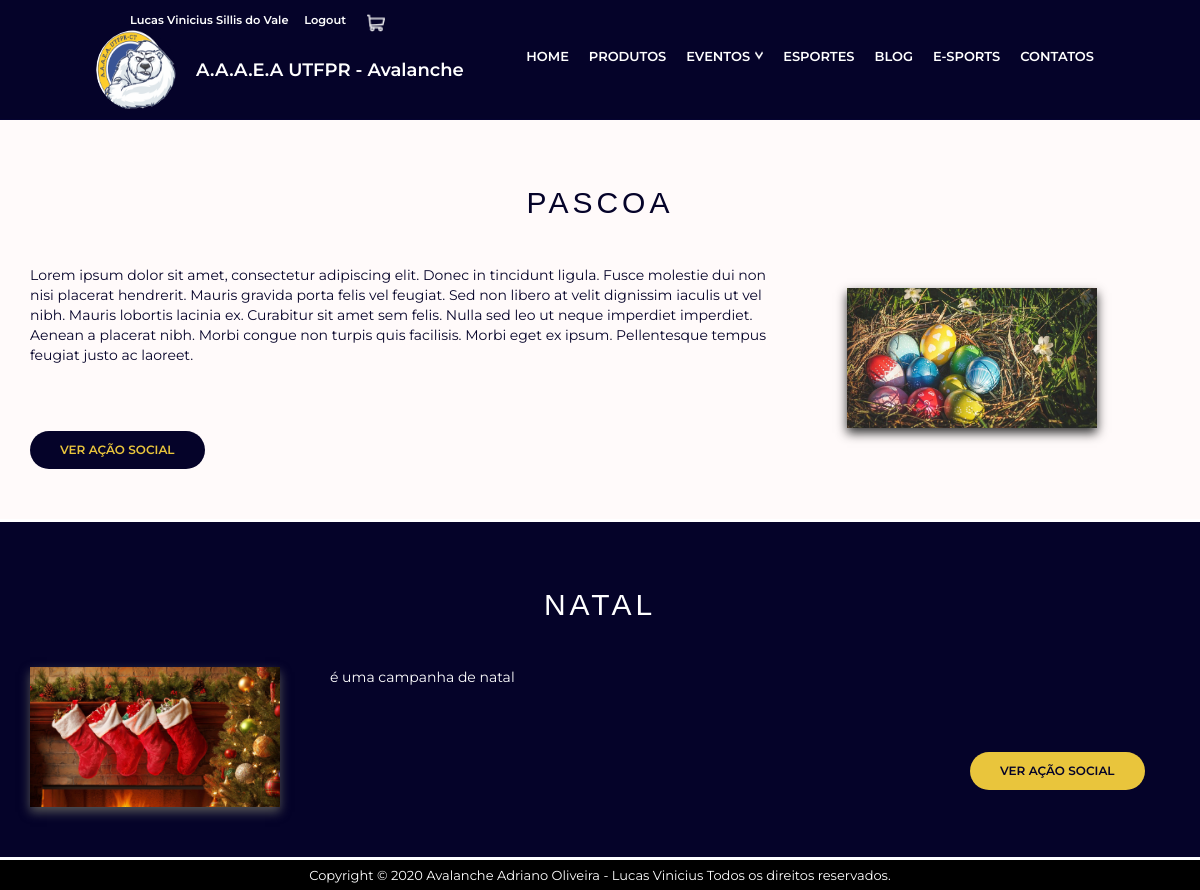
Screenshot of /Social/ (signed in) with the database file from the repository.
### Contas/models.py (models this page shows, shortened)
class user(AbstractBaseUser, PermissionsMixin):
    Cursos = (
    ('Nenhum', 'Nenhum'), ('Administração', 'Administração'), ('Arquitetura e Urbanismo', 'Arquitetura e Urbanismo'),
    ('Bacharelado em Química', 'Bacharelado em Química'),
    ('Comunicação Organizacional', 'Comunicação Organizacional'),
    ('Design', 'Design'),
    ('Educação Física', 'Educação Física'),
    ('Engenharia Ambiental e Sanitária', 'Engenharia Ambiental e Sanitária'),
    ('Engenharia Civil', 'Engenharia Civil'),
    ('Engenharia de Computação', 'Engenharia de Computação'),
    ('Engenharia de Controle e Automação', 'Engenharia de Controle e Automação'),
    ('Engenharia Elétrica', 'Engenharia Elétrica'),
    ('Engenharia Eletrônica', 'Engenharia Eletrônica'),
    ('Engenharia Mecânica', 'Engenharia Mecânica'),
    ('Engenharia Mecatrônica', 'Engenharia Mecatrônica'),
    ('Licenciatura em Física', 'Licenciatura em Física'),
    ('Licenciatura em Letras Inglês', 'Licenciatura em Letras Inglês'),
    ('Licenciatura em Letras Português', 'Licenciatura em Letras Português'),
    ('Licenciatura em Matemática', 'Licenciatura em Matemática'),
    ('Licenciatura em Química', 'Licenciatura em Química'),
    ('Sistemas da Informação', 'Sistemas da Informação'),
    ('Tecnologia em Controle e Automação', 'Tecnologia em Controle e Automação'),
    ('Tecnologia em Design Gráfico', 'Tecnologia em Design Gráfico'),
    ('Tecnologia em Radiologia', 'Tecnologia em Radiologia'),
    ('Tecnologia em Sistemas de Telecomunicação', 'Tecnologia em sistemas de Telecomunicação')
    )
    Nome_completo = models.CharField(max_length=255, null=True,unique=True,help_text="Digite o seu nome COMPLETO")
    email = models.EmailField(max_length=255, unique=True, null=True)
    is_active = models.BooleanField(default=True, null=True)
    is_staff = models.BooleanField(default=False, null=True,verbose_name='Diretor')
    Socio = models.BooleanField(default=False, null=True)
    CPF = BRCPFField(max_length=14,unique=True,blank=False,null=False)
    Curso = models.CharField(max_length=255, choices=Cursos, null=True)
    Registro_Academico = models.IntegerField(blank=True,unique=True,null=True,help_text="Caso não é aluno da utfpr,deixar em Branco")
    Telefone = PhoneNumberField(null=False,blank=False,region='BR')
    termos = models.BooleanField(default=True, null=False,verbose_name="Termo de Aceite")
    timestamp = models.DateTimeField(auto_now_add=True, null=True)
    objects = UserManager()
    USERNAME_FIELD = 'email'
    REQUIRED_FIELDS = ['Nome_completo', 'CPF', 'Curso','Telefone']
    @property
    def get_socio(self):
        if self.Socio:
            socio = "Sim"
        else:
            socio="Não"
        return socio
    class Meta:
        verbose_name = 'Usuário'
        verbose_name_plural = 'Usuários'
        ordering = ['Nome_completo']

### Avalancheutfpr/models.py (models this page shows, shortened)
class campanhas(models.Model):
    status = (('Ativo', 'Ativo'), ('Encerrado', 'Encerrado'),)
    name = models.CharField(max_length=30,null=False,blank=False,verbose_name='Nome')
    previa = models.TextField(null=False, blank=False, verbose_name='Prévia')
    descricao = models.TextField(null=False,blank=False,verbose_name='Descrição')
    local = models.CharField(max_length=255)
    image = StdImageField(upload_to=get_file_path, null=False, blank=False)
    QRcode = StdImageField(upload_to=get_file_path, null=True, blank=True)
    slug = AutoSlugField(populate_from='name')
    data = models.DateField(auto_now_add=False, blank=True, null=True,verbose_name='Data de Realização')
    pub_date = models.DateField(auto_now_add=True,verbose_name='Data de publicação')
    Status = models.CharField(max_length=30, null=True, blank=True, choices=status, default='Ativo')
    class Meta:
        verbose_name= 'Ação Social'
        verbose_name_plural = 'Ações Sociais'
        ordering = ['-pub_date']

### Avalancheutfpr/views.py (the view)
# urls.py: path('Social/', Social.as_view(), name='Social'),
class Social(ListView):
    template_name = 'Social.html'
    context_object_name = 'campanhas'
    paginate_by = 5
    ordering = '-pub_date'
    def get_queryset(self):
        queryset = campanhas.objects.all()
        q = self.request.GET.get('q', '')
        if q:
            queryset = queryset.filter(
                models.Q(name__icontains=q) | models.Q(descricao__icontains=q) | models.Q(local__icontains=q)
            )
        return queryset

### Avalancheutfpr/templates/Social.html (shortened to what this page needs)
<!DOCTYPE html>
{% extends 'Base.html' %}
{%load static%}
{%load bootstrap4 %}
{%block body%}
<main class="social-area">
    {%for campanhas in page_obj %}
    {%if forloop.counter|divisibleby:"2" %}
	<section class="default-eventos dark-eventos">
		<div class="section-title-eventos">{{campanhas.name}}</div>
		<div class="section-body-eventos">
	    	<div class="section-eventos-sociais">
	    		<div class="section-eventos-sociais--right---esquerda">
	            	<img src="{{campanhas.image.url}}" />
	        	</div>
	    		<div class="section-eventos-sociais--left---esquerda">
	                <p>{{campanhas.previa}}</p>
	                <br/>
	                <a href="{%url 'Campanhas_View' campanhas.slug%}" class="section-button-dark">Ver Ação Social</a>
	            </div>
	        </div>
	   	</div>
	</section>
    {%else%}
	<section class="default-eventos light-eventos">
		<div class="section-title-eventos">{{campanhas.name}}</div>
		<div class="section-body-eventos">
	    	<div class="section-eventos-sociais">
	    		<div class="section-eventos-sociais--left">
	                <p>{{campanhas.previa}}</p>
	                <br/>
	                <a href="{%url 'Campanhas_View' campanhas.slug%}" class="section-button-light">Ver Ação Social</a>
	            </div>
	        	<div class="section-eventos-sociais--right">
	            	<img src="{{campanhas.image.url}}" />
	        	</div>
	        </div>
	   	</div>
	</section>
    {%endif%}
    {%endfor%}
</main>
{%endblock%}

### Avalancheutfpr/templates/Base.html (shortened to what this page needs)
{% load static %}
{%load bootstrap4 %}
<html>
	<head>
        {% bootstrap_css %}
		<link href="{% static 'css/style.css' %}" rel="stylesheet"/>
	</head>
	<body>
		<header>
            {%if user.is_authenticated%}
            <div class="adicional">
            <div class="usuario"><pre><a href="{%url 'Minha_Conta'%}">{{user.Nome_completo}}</a>     <a href="{%url 'Logout'%}">Logout</a> </pre></div>
            <a href="{% url 'Carrinho'%}"><div class="cart-icon"><img src="{% static 'assets/Cart.png' %}"></div></a>
            </div>
            {%else%}
    <div class="adicional">
        <div class="usuario"><pre><a href="{%url 'Login'%}">Login</a>     <a href="{%url 'Cadastro'%}">Cadastre-se</a></pre></div>
        <a href="{% url 'Carrinho'%}"><div class="cart-icon"><img src="{% static 'assets/Cart.png' %}"></div></a>
    </div>
            {%endif%}
    <div class="header">
        <div class="logo">
            <div class="logoimg"><a href="{% url 'Home'%}"><img src="{%static 'assets/logo.png'%}"></a></div>
        </div>
        <div class="logo-texto"><a href="{% url 'Home'%}">A.A.A.E.A UTFPR - Avalanche</a></div>
        <div class="menu">
             <nav class="menu_nav">
                <ul>
                    <li ><a href="{% url 'Home' %}">Home</a></li>
                    <li><a href="{% url 'Produtos'%}">Produtos</a></li>
                    <li><a class="submenu_active">Eventos<img src="{% static 'assets/seta-baixo.png'%}"></a>
                    </li>
                    <li><a href="{% url 'Esportes'%}">Esportes</a></li>
                    <li><a href="{% url 'Blog'%}">Blog</a></li>
                    <li><a href="{% url 'E-sports'%}">E-Sports</a></li>
                    <li><a href="{% url 'Contatos'%}">Contatos</a></li>
                </ul>
            </nav>
        </div>
    </div>
    </header>
		{%block body%}
		{%endblock%}
		<footer>
    <div class="footer--area">
        <div class="footer--item">
                Copyright © 2020  Avalanche Adriano Oliveira - Lucas Vinicius Todos os direitos reservados.
        </div>
    </div>
</footer>
	</body>
</html>

### Avalancheutfpr/static/css/style.css (style rules this page uses)
* { margin:0; padding:0; box-sizing:border-box; }
body { font-family:'Montserrat', Arial, Helvetica, sans-serif; font-size:13px; overflow-x:hidden; }
header { height:120px; background-color:#050329 ; color:#FFF; position: sticky; top: 0; border-bottom:1px solid #050331; }
.adicional { max-width:1140px; height:20px; margin:auto; padding-top: 12px; display:flex; }
.adicional .usuario a, .adicional .usuario pre { text-decoration: none; font-weight: 600; font-family:'Montserrat', Arial, Helvetica, sans-serif; color: #FFF; }
.adicional .usuario { margin-left: 100px; }
.adicional img { width: 18px; height: 18px; margin-left: 100%; }
.header { width:100%; height:100px; padding: 0 8%; 0 8%; display:flex; align-items:center; }
.logo { width:100px; }
.logoimg img { width:80px; height:80px; background-color:#050329; border-radius:40px; }
.logo-texto { font-size: 18px; font-weight: 600; }
.logo-texto a { text-decoration:None; color:white; }
.menu { flex:1; display:flex; justify-content: flex-end; }
.menu li { list-style:none; }
.menu ul { display:flex; position:relative; }
.menu li a { display:flex; color:#FFF; text-transform: uppercase; font-weight: 600; text-decoration: none; width:auto; padding-left:10px; padding-right:10px; height:30px; border-bottom:5px solid #050329; }
.submenu_active img { margin-top:2.5%; }
nav img { width: 13px; height: 13px; padding-left: 5px; }
footer { background-color:#000; }
.footer--item { display: flex; justify-content: center; max-width:1140px; height: 30px; line-height: 30px; margin:auto; color:#FFF; font-size:13px; padding:0 10px 10px 10px; }
.default-eventos { padding-top:50px; padding-bottom:50px; border-bottom: 3px solid #fff; }
.default-eventos .section-title-eventos { text-align:center;; text-transform: uppercase; font-family:'Road_Rage', Arial, Helvetica, sans-serif; letter-spacing:4px; }
.default-eventos .section-title-eventos { font-size:30px; margin-top:10px; margin-bottom:40px; }
.default-eventos .section-body-eventos { max-width:1140px; margin:auto; }
.default-eventos.light-eventos { Background-color:#FFFAFA; }
.default-eventos.light-eventos .section-title-eventos, .default-eventos.light-eventos .section-body-eventos { color:#050329; }
.default-eventos.dark-eventos { background-color:#050329; }
.default-eventos.dark-eventos .section-title-eventos, .default-eventos.dark-eventos .section-body-eventos { color:white; }
.section-button-dark { display:inline-block; background-color:#E9C53C; color:#050329; text-transform: uppercase; font-size:12px; font-weight:600; text-decoration: none; padding:10px 30px; margin-top:30px; border-radius:20px; margin-left: 640px; }
.section-button-light { display:inline-block; background-color:#050329; color:#E9C53C; text-transform: uppercase; font-size:12px; font-weight:600; text-decoration: none; padding:10px 30px; margin-top:30px; border-radius:20px; }
.social-area { min-height:77.5vh; }
.section-eventos-sociais { display:flex; }
.section-eventos-sociais--left---esquerda { flex:1; }
.section-eventos-sociais--left---esquerda p { max-width: 790px; font-size:14px; line-height:20px; }
.section-eventos-sociais--right---esquerda { width:300px; text-align:left; }
.section-eventos-sociais--right---esquerda img { width:250px; box-shadow:0px 5px 10px #555; }
.section-eventos-sociais--left { flex:1; }
.section-eventos-sociais--left p { font-size:14px; line-height:20px; }
.section-eventos-sociais--right { width:350px; text-align:center; margin:2%; }
.section-eventos-sociais--right img { width:250px; box-shadow:0px 5px 10px #333; }

### rows the page displays
user: Nome_completo "Lucas Vinicius Sillis do Vale"
campanhas: name "PASCOA", previa "Lorem ipsum dolor sit amet, consectetur adipiscing elit. Donec in tincidunt ligula. Fusce molestie dui non nisi placerat hendrerit. Mauris gravida porta felis vel feugiat. Sed non libero at velit dignissim iaculis ut vel nibh. Mauris lobortis lacinia ex. Curabitur sit amet sem felis. Nulla sed leo ut neque imperdiet imperdiet. Aenean a placerat nibh. Morbi congue non turpis quis facilisis. Morbi eget ex ipsum. Pellentesque tempus feugiat justo ac laoreet.", image (picture)
campanhas: name "NATAL", image (picture), previa "é uma campanha de natal"
